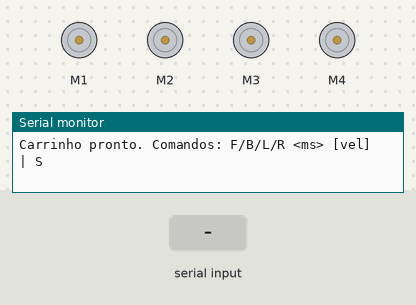
The sketch below on a simulated Arduino Uno, built with avr-gcc and run on an emulated ATmega328P. On the bench: 4 × DC motor (green arrow = forward, orange = backward, longer = faster), the last lines printed to the serial monitor. Inputs (shaded band) come from the test bench.

Above: at 1.2 s.
1.3 s: "F 3000\n" received over Serial
At 2.5 s:
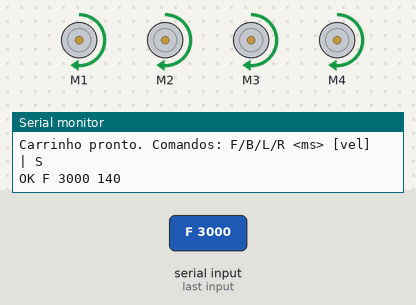
2.8 s: "R 700\n" received over the second serial link
5.8 s: "B90\n" received over Serial
At 5.81 s:
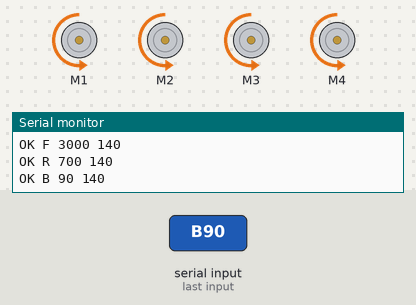
7.3 s: "L90\n" received over the second serial link
At 7.31 s:
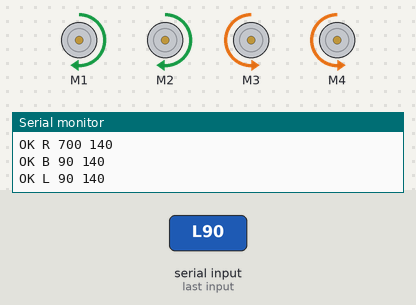
8.8 s: "F 3000\n" received over the second serial link
At 9.4 s:
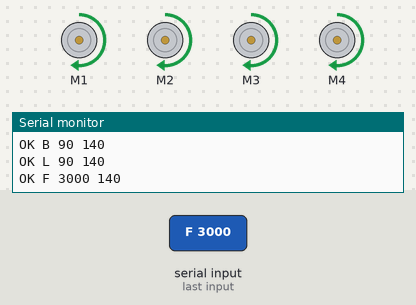
10.3 s: "F 5000 140\n" received over the second serial link
Timing chart, 0 to 18.4 s (numbered marks = the images above; inputs shaded):
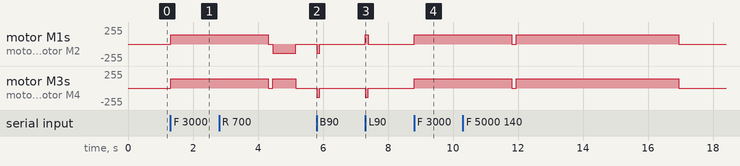

Measured:
- after the input at 1.3 s, motor M1–4: stopped → forward 140/255 at once
- after the input at 5.8 s, motor M1–4: stopped → backward 140/255 at once, → stopped 0.09 s later
- after the input at 7.3 s, motor M1, motor M2: stopped → forward 140/255 at once, → stopped 0.09 s later; motor M3, motor M4: stopped → backward 140/255 at once, → stopped 0.09 s later
- after the input at 8.8 s, motor M1–4: stopped → forward 140/255 at once

The sketch:

carrinho_uno.ino
```cpp
// ============================================================
//  CARRINHO DO ZENITH — programa do ARDUINO UNO (+ shield HW-130)
//
//  O Uno é as PERNAS: recebe uma linha de texto e anda.
//  Quem manda a linha é o ESP32-S3 (TX do ESP32 -> pino A0 do Uno).
//  Também dá para testar digitando no Monitor Serial (9600, "Nova linha").
//
//  FORMATO DA LINHA:      <letra> <milissegundos> <velocidade>
//     F 5000 140     frente por 5 segundos, velocidade 140
//     B 2000         trás por 2 s (velocidade padrão)
//     L 700          gira para a esquerda por 0,7 s
//     R 700          gira para a direita por 0,7 s
//     S              PARA tudo agora e apaga a fila
//
//  Os comandos entram numa FILA (até 6): "F 3000" e depois "R 700" =
//  anda 3 s e então gira. O carrinho mede o tempo SOZINHO: se o cabo
//  cair no meio, ele termina o passo e para. O motor nunca fica ligado
//  "para sempre" — não existe modo de andar indefinidamente.
//
//  Biblioteca necessária: "Adafruit Motor Shield library" (V1, AFMotor.h)
// ============================================================
#include <AFMotor.h>
#include <SoftwareSerial.h>

// ---------- AJUSTES (mexa só aqui) ----------
// ATENÇÃO: os motores deste carrinho são de 5 V e a bateria é de ~12 V.
// O shield entrega ~10 V nos motores; a velocidade (PWM) é o que segura isso.
// Por isso o teto é 150 (58%): média de ~6 V no motor. NÃO aumente VEL_MAX
// sem trocar a alimentação para 6 V (ver CARRINHO_MONTAGEM.md).
const int  VEL_PADRAO = 140;          // 0 a 255
const int  VEL_MAX    = 150;          // teto de segurança: o programa nunca passa disso
const unsigned int DUR_MAX_MS    = 10000;   // um passo nunca dura mais que 10 s
const unsigned int DUR_PADRAO_MS = 1000;
const unsigned int PAUSA_ENTRE_PASSOS_MS = 150;  // solta os motores um instante entre um passo e outro

// Qual motor é de qual lado (conforme a sua montagem): M1 e M2 = direita, M3 e M4 = esquerda
const bool LADO_DIREITO[4] = { true, true, false, false };
// Se uma roda girar ao contrário das outras, troque false -> true no motor dela (em vez de trocar os fios)
const bool INVERTER[4]     = { false, false, false, false };

// ---------- peças ----------
SoftwareSerial esp(A0, A1);           // RX = A0 (recebe do ESP32), TX = A1 (não usado)
AF_DCMotor m1(1), m2(2), m3(3), m4(4);
AF_DCMotor* motor[4] = { &m1, &m2, &m3, &m4 };

struct Passo { char c; unsigned int dur; byte vel; };
const byte MAX_FILA = 6;
Passo fila[MAX_FILA];
byte filaIni = 0, filaTam = 0;

bool andando = false;
unsigned long fimMs = 0;
unsigned long pausaAte = 0;

char bufEsp[24];  byte nEsp = 0;
char bufUsb[24];  byte nUsb = 0;

// dirDireita / dirEsquerda: +1 frente, -1 trás, 0 solto
void mover(int dirDireita, int dirEsquerda, int vel) {
  for (int i = 0; i < 4; i++) {
    int d = LADO_DIREITO[i] ? dirDireita : dirEsquerda;
    if (INVERTER[i]) d = -d;
    motor[i]->setSpeed(d == 0 ? 0 : vel);
    motor[i]->run(d > 0 ? FORWARD : (d < 0 ? BACKWARD : RELEASE));
  }
}

void pararMotores() { mover(0, 0, 0); }

void aplicar(const Passo& p) {
  switch (p.c) {
    case 'F': mover( 1,  1, p.vel); break;
    case 'B': mover(-1, -1, p.vel); break;
    case 'L': mover( 1, -1, p.vel); break;   // gira no lugar para a esquerda
    case 'R': mover(-1,  1, p.vel); break;   // gira no lugar para a direita
  }
}

void limparTudo() {
  filaTam = 0; filaIni = 0;
  andando = false;
  pausaAte = 0;
  pararMotores();
}

bool enfileirar(char c, unsigned int dur, byte vel) {
  if (filaTam >= MAX_FILA) return false;
  fila[(filaIni + filaTam) % MAX_FILA] = { c, dur, vel };
  filaTam++;
  return true;
}

void iniciarProximo() {
  Passo p = fila[filaIni];
  filaIni = (filaIni + 1) % MAX_FILA;
  filaTam--;
  aplicar(p);
  fimMs = millis() + p.dur;
  andando = true;
}

// Entende uma linha como "F 5000 140". Devolve true se virou ação.
bool interpretar(char* s) {
  while (*s == ' ') s++;
  char c = *s;
  if (c >= 'a' && c <= 'z') c -= 32;            // aceita minúscula

  if (c == 'S') { limparTudo(); Serial.println(F("PAROU")); return true; }
  if (c != 'F' && c != 'B' && c != 'L' && c != 'R') {
    Serial.print(F("IGNORADO: ")); Serial.println(s);
    return false;
  }

  long dur = DUR_PADRAO_MS, vel = VEL_PADRAO;
  char* p = s + 1;
  char* fim;
  long v1 = strtol(p, &fim, 10);
  if (fim != p) {
    dur = v1; p = fim;
    long v2 = strtol(p, &fim, 10);
    if (fim != p) vel = v2;
  }
  if (dur < 50) dur = 50;
  if (dur > DUR_MAX_MS) dur = DUR_MAX_MS;
  if (vel < 60) vel = 60;
  if (vel > VEL_MAX) vel = VEL_MAX;

  if (!enfileirar(c, (unsigned int)dur, (byte)vel)) {
    Serial.println(F("FILA CHEIA"));
    return false;
  }
  Serial.print(F("OK ")); Serial.print(c); Serial.print(' ');
  Serial.print(dur); Serial.print(' '); Serial.println(vel);
  return true;
}

// Lê caracteres de um Stream, monta a linha e executa quando chega o "enter"
void lerLinhas(Stream& entrada, char* buf, byte& n, byte tam) {
  while (entrada.available()) {
    char ch = entrada.read();
    if (ch == '\n' || ch == '\r') {
      if (n > 0) { buf[n] = 0; interpretar(buf); n = 0; }
    } else if (n < tam - 1) {
      buf[n++] = ch;
    } else {
      n = 0;                                     // linha comprida demais: joga fora
    }
  }
}

void setup() {
  Serial.begin(9600);
  esp.begin(9600);
  pararMotores();
  Serial.println(F("Carrinho pronto. Comandos: F/B/L/R <ms> [vel] | S"));
}

void loop() {
  lerLinhas(esp,    bufEsp, nEsp, sizeof(bufEsp));
  lerLinhas(Serial, bufUsb, nUsb, sizeof(bufUsb));

  unsigned long agora = millis();

  // terminou o passo atual?
  if (andando && (long)(agora - fimMs) >= 0) {
    andando = false;
    pararMotores();
    pausaAte = agora + PAUSA_ENTRE_PASSOS_MS;
  }
  // tem passo na fila e já passou a pausa?
  if (!andando && filaTam > 0 && (long)(agora - pausaAte) >= 0) {
    iniciarProximo();
  }
}
```
